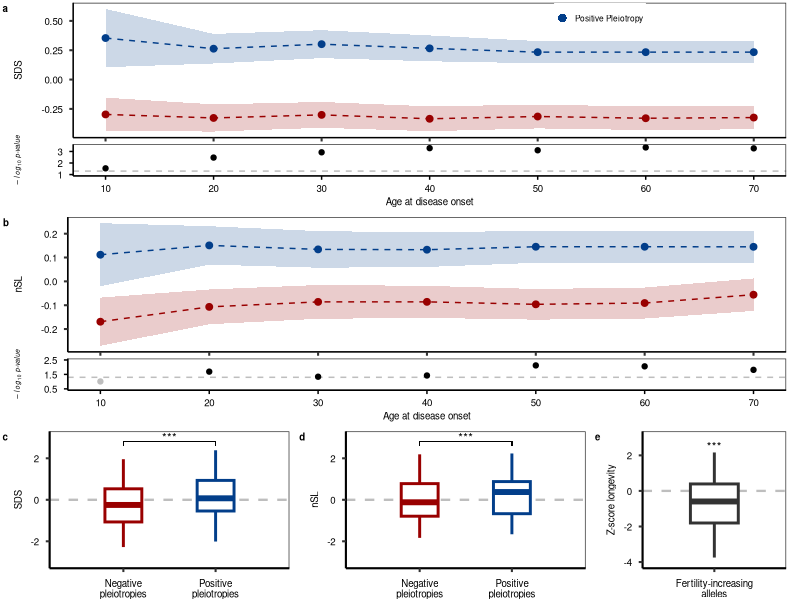
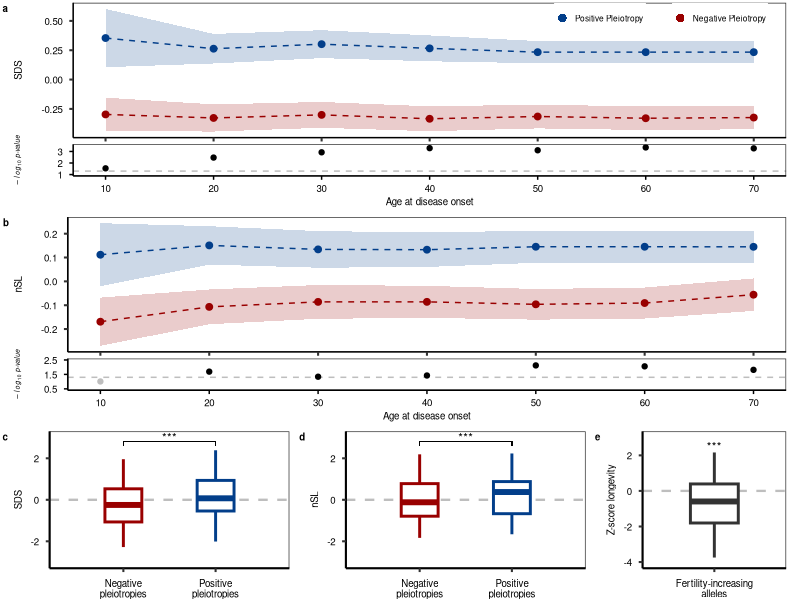
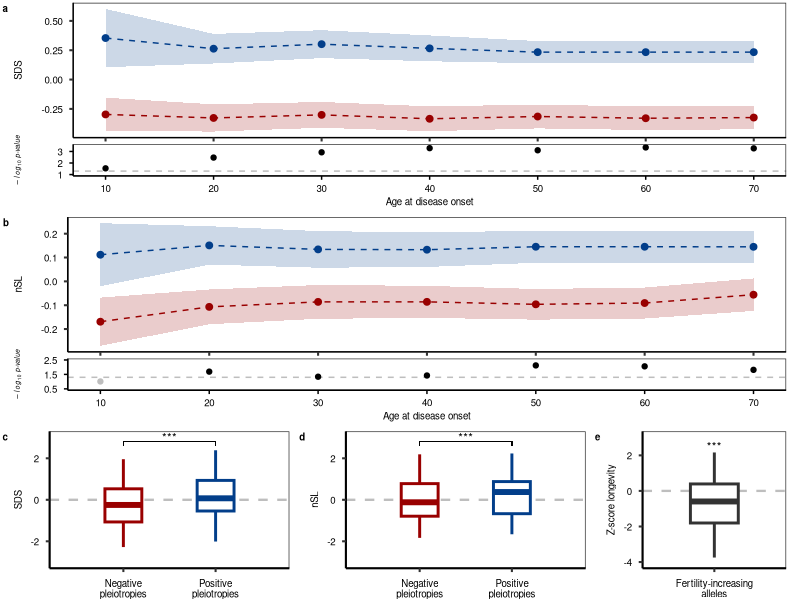
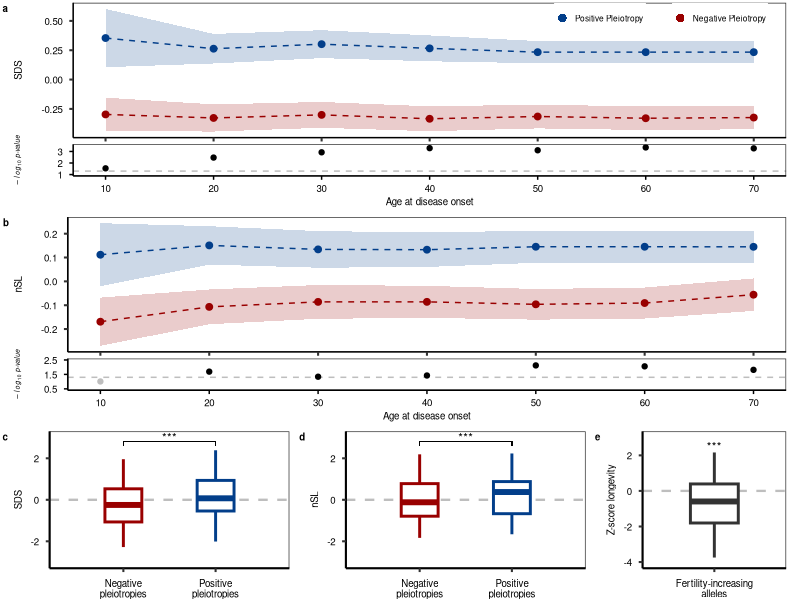

Source code (R) for these figures, in order:
## ---- chunk 1
knitr::opts_chunk$set(echo = TRUE)
## ---- chunk 2
library(ggplot2)
library(dplyr)
library(cowplot)
## ---- chunk 3
sds_fertility_earliest <- read.csv("supplementary_fertility_SDS_earliest_FertilityIncreasing.tsv", sep = "\t")
sds_longevity_earliest <- read.csv("supplementary_longevity_SDS_earliest_LongevityIncreasing.tsv", sep = "\t")
## ---- chunk 4
ihs_fertility_earliest <- read.csv("fertility_earliest_iHS_GBR.tsv", sep = "\t")
nsl_fertility_earliest <- read.csv("fertility_earliest_nSL_GBR.tsv", sep = "\t")
ihs_longevity_earliest <- read.csv("longevity_earliest_iHS_GBR.tsv", sep = "\t")
nsl_longevity_earliest <- read.csv("longevity_earliest_nSL_GBR.tsv", sep = "\t")
## ---- chunk 5
ado <- read.csv("onset_age_62diseases_v17.01.2025_FinRegistryR11.tsv", sep = "\t")
names(ado) <- c("DiseaseTrait", "ADO_5", "ADO_50", "ADO_95")
## ---- chunk 6
# Fertility-increasing
t.test(sds_fertility_earliest$FertilityIncreasing_SDS, mu = 0, alternative = "greater", conf.level = 0.95)

# Positive and Negative separately
test_positive <- sds_fertility_earliest[sds_fertility_earliest$PleiotropySign == "positive", ]
test_negative <- sds_fertility_earliest[sds_fertility_earliest$PleiotropySign == "negative", ]

t.test(test_positive$FertilityIncreasing_SDS, mu = 0, alternative = "greater", conf.level = 0.95)
t.test(test_negative$FertilityIncreasing_SDS, mu = 0, alternative = "greater", conf.level = 0.95)
## ---- chunk 7
sds_fertility <- merge(sds_fertility_earliest, ado, by = "DiseaseTrait")
## ---- chunk 8
age <- c(10, 20, 30, 40, 50, 60, 70)

# List
mean_array <- c()
se_array <- c()
pleiotropy_array <- c()
age_array1 <- c()
pvalues_array <- c()
age_array2 <- c()

for (i in age) {
  # subset
  df <- sds_fertility[sds_fertility$ADO_5 <= i, ]
  # positive vs negative
  pos <- df[df$PleiotropySign == "positive", ]
  neg <- df[df$PleiotropySign == "negative", ]
  # mean and se
  pos_mean <- mean(pos$RiskAllele_SDS, na.rm = TRUE)
  mean_array <- c(mean_array, pos_mean)
  pos_se <- sd(pos$RiskAllele_SDS, na.rm = TRUE) / sqrt(sum(!is.na(pos$RiskAllele_SDS)))
  se_array <- c(se_array, pos_se)
  neg_mean <- mean(neg$RiskAllele_SDS, na.rm = TRUE)
  mean_array <- c(mean_array, neg_mean)
  neg_se <- sd(neg$RiskAllele_SDS, na.rm = TRUE) / sqrt(sum(!is.na(neg$RiskAllele_SDS)))
  se_array <- c(se_array, neg_se)
  pleiotropy_array <- c(pleiotropy_array, "positive", "negative")
  age_array1 <- c(age_array1, i, i)
  # MW Test
  if (nrow(pos) == 0 | nrow(neg) == 0) {
    pvalues_array <- c(pvalues_array, NA)
    age_array2 <- c(age_array2, i)
  } else {
    test_result <- wilcox.test(pos$RiskAllele_SDS, neg$RiskAllele_SDS)
    pvalues_array <- c(pvalues_array, test_result$p.value)
    age_array2 <- c(age_array2, i)
  }
}

# output in data-frames
main_df <- data.frame(OnsetAge = age_array1, Mean = mean_array, SE = se_array, PleiotropySign = pleiotropy_array)
pvalue_df <- data.frame(OnsetAge = age_array2, MWPvalue = pvalues_array)
pvalue_df$log10Pvalue <- -log10(pvalue_df$MWPvalue)
pvalue_df$Significance <- ifelse(pvalue_df$MWPvalue < 0.05, "Significant", "Not Significant")
## ---- chunk 9
# Sub-plot 1: mean and SE
a1 <- ggplot(main_df,
             aes(x = OnsetAge,
                 y = Mean,
                 color = PleiotropySign,
                 fill  = PleiotropySign,
                 group = PleiotropySign)) +
  geom_ribbon(aes(ymin = Mean - SE,
                  ymax = Mean + SE),
              alpha = 0.2,
              color = NA) +
  scale_x_continuous(breaks = seq(10, 70, by = 10), limits = c(10, 70)) +
  geom_line(linetype = "dashed",
            linewidth = 0.5) +
  geom_point(size = 2) +
  scale_color_manual(values = c("positive" = "#023E8A",
                                "negative" = "#990000")) +
  scale_fill_manual(values  = c("positive" = "#023E8A",
                                "negative" = "#990000")) +
  labs(x = "Age at disease onset",
       y = "SDS") +
  theme_bw() +
  theme(
    legend.position   = "none",
    panel.grid        = element_blank(),
    axis.title.x      = element_blank(),
    axis.text.x       = element_blank(),
    axis.text.y       = element_text(size = 7, family = "Helvetica", color = "black", margin = margin(r = 5)),
    axis.ticks        = element_line(linewidth = 0.7),
    axis.title.y      = element_text(size = 7, family = "Helvetica", color = "black", margin = margin(r = 10)),
    axis.line         = element_line(color = "black"),
    plot.margin = margin(t = 2, r = 10, b = 1, l = 10)
  )


# Sub-plot 2: MW p-value
a2 <- ggplot(pvalue_df, aes(x = OnsetAge, y = log10Pvalue, colour = Significance)) +
  geom_hline(yintercept = 1.3, linetype = "dashed", color = "gray", linewidth = 0.5) +
  geom_point(stat = "identity", size = 1.5) +
  labs(x = "Age at disease onset", y = expression(italic(-log)[10] ~ italic("p-value"))) +
  scale_color_manual(values = c("Significant" = "black", "Not Significant" = "gray")) +
  scale_y_continuous(breaks = seq(1, 3.5, by = 1), limits = c(1, 3.5)) +
  scale_x_continuous(breaks = seq(10, 70, by = 10), limits = c(10, 70)) +
  theme_bw() +
  theme(legend.position = "none",
        panel.grid = element_blank(),
        axis.title.x = element_text(size = 7, family = "Helvetica", color = "black", margin = margin(t = 3)),
        axis.text.x = element_text(size = 7, family = "Helvetica", color = "black", margin = margin(t = 3)),
        axis.text.y = element_text(size = 7, family = "Helvetica", color = "black", margin = margin(r = 5)),
        axis.ticks = element_line(color = "black"),
        axis.title.y = element_text(size = 5, family = "Helvetica", color = "black", margin = margin(r = 5)),
        axis.line = element_line(color = "black"),
        plot.margin = margin(t = 1, r = 10, b = 5, l = 10))

# Aggregate the plots
cumulative_sds <- plot_grid(a1, a2, ncol = 1, align = "v", rel_heights = c(1, 0.5))
## ---- chunk 10
names(nsl_fertility_earliest)[2] <- "DiseaseTrait"
nsl_gbr2 <- merge(nsl_fertility_earliest, ado, by = "DiseaseTrait")
## ---- chunk 11
age <- c(10, 20, 30, 40, 50, 60, 70)

# List
mean_array <- c()
se_array <- c()
pleiotropy_array <- c()
age_array1 <- c()
pvalues_array <- c()
age_array2 <- c()

for (i in age) {
  # subset
  df <- nsl_gbr2[nsl_gbr2$ADO_5 <= i, ]
  # positive vs negative
  pos <- df[df$pleiotropy_sign == "positive", ]
  neg <- df[df$pleiotropy_sign == "negative", ]
  # mean and se
  pos_mean <- mean(pos$RiskAllele_nSL, na.rm = TRUE)
  mean_array <- c(mean_array, pos_mean)
  pos_se <- sd(pos$RiskAllele_nSL, na.rm = TRUE) / sqrt(sum(!is.na(pos$RiskAllele_nSL)))
  se_array <- c(se_array, pos_se)
  neg_mean <- mean(neg$RiskAllele_nSL, na.rm = TRUE)
  mean_array <- c(mean_array, neg_mean)
  neg_se <- sd(neg$RiskAllele_nSL, na.rm = TRUE) / sqrt(sum(!is.na(neg$RiskAllele_nSL)))
  se_array <- c(se_array, neg_se)
  pleiotropy_array <- c(pleiotropy_array, "positive", "negative")
  age_array1 <- c(age_array1, i, i)
  # MW Test
  if (nrow(pos) == 0 | nrow(neg) == 0) {
    pvalues_array <- c(pvalues_array, NA)
    age_array2 <- c(age_array2, i)
  } else {
    test_result <- wilcox.test(pos$RiskAllele_nSL, neg$RiskAllele_nSL)
    pvalues_array <- c(pvalues_array, test_result$p.value)
    age_array2 <- c(age_array2, i)
  }
}

# Output in data-frames
main_df <- data.frame(OnsetAge = age_array1, Mean = mean_array, SE = se_array, pleiotropy_sign = pleiotropy_array)
pvalue_df <- data.frame(OnsetAge = age_array2, MWPvalue = pvalues_array)
pvalue_df$log10Pvalue <- -log10(pvalue_df$MWPvalue)
pvalue_df$Significance <- ifelse(pvalue_df$MWPvalue < 0.05, "Significant", "Not Significant")
## ---- chunk 12
# Sub-plot 1: mean and SE
a1 <- ggplot(main_df,
             aes(x = OnsetAge,
                 y = Mean,
                 color = pleiotropy_sign,
                 fill  = pleiotropy_sign,
                 group = pleiotropy_sign)) +
  geom_ribbon(aes(ymin = Mean - SE,
                  ymax = Mean + SE),
              alpha = 0.2,
              color = NA) +
  scale_x_continuous(breaks = seq(10, 70, by = 10), limits = c(10, 70)) +
  geom_line(linetype = "dashed",
            linewidth = 0.5) +
  geom_point(size = 2) +
  scale_color_manual(values = c("positive" = "#023E8A",
                                "negative" = "#990000")) +
  scale_fill_manual(values  = c("positive" = "#023E8A",
                                "negative" = "#990000")) +
  labs(x = "Age at disease onset",
       y = "nSL") +
  theme_bw() +
  theme(
    legend.position   = "none",
    panel.grid        = element_blank(),
    axis.title.x      = element_blank(),
    axis.text.x       = element_blank(),
    axis.text.y       = element_text(size = 7, family = "Helvetica", color = "black", margin = margin(r = 5)),
    axis.ticks        = element_line(linewidth = 0.7),
    axis.title.y      = element_text(size = 7, family = "Helvetica", color = "black", margin = margin(r = 10)),
    axis.line         = element_line(color = "black"),
    plot.margin = margin(t = 2, r = 10, b = 1, l = 10)
  )


# Sub-plot 2: MW p-value
a2 <- ggplot(pvalue_df, aes(x = OnsetAge, y = log10Pvalue, colour = Significance)) +
  geom_hline(yintercept = 1.3, linetype = "dashed", color = "gray", linewidth = 0.5) +
  geom_point(stat = "identity", size = 1.5) +
  labs(x = "Age at disease onset", y = expression(italic(-log)[10] ~ italic("p-value"))) +
  scale_color_manual(values = c("Significant" = "black", "Not Significant" = "gray")) +
  scale_y_continuous(breaks = seq(0.5, 2.5, by = 1), limits = c(0.5, 2.5)) +
  scale_x_continuous(breaks = seq(10, 70, by = 10), limits = c(10, 70)) +
  theme_bw() +
  theme(legend.position = "none",
        panel.grid = element_blank(),
        axis.title.x = element_text(size = 7, family = "Helvetica", color = "black", margin = margin(t = 3)),
        axis.text.x = element_text(size = 7, family = "Helvetica", color = "black", margin = margin(t = 3)),
        axis.text.y = element_text(size = 7, family = "Helvetica", color = "black", margin = margin(r = 5)),
        axis.ticks = element_line(color = "black"),
        axis.title.y = element_text(size = 5, family = "Helvetica", color = "black", margin = margin(r = 5)),
        axis.line = element_line(color = "black"),
        plot.margin = margin(t = 1, r = 10, b = 5, l = 10))

# Aggregate the plots
cumulative_nsl_gbr <- plot_grid(a1, a2, ncol = 1, align = "v", rel_heights = c(1, 0.5))
## ---- chunk 13
cumulative_plots <- plot_grid(cumulative_sds, cumulative_nsl_gbr, ncol = 1, align = "hv", rel_heights = c(1, 1), label_size = 7, labels = c("a", "b"), label_fontfamily = "Helvetica")
## ---- chunk 14
# Extract values
sds_fertility_positive <- sds_fertility_earliest %>%
  filter(PleiotropySign == "positive") %>%
  pull(RiskAllele_SDS) %>%
  as.numeric()

median_P <- median(sds_fertility_positive)

sds_fertility_negative <- sds_fertility_earliest %>%
  filter(PleiotropySign == "negative") %>%
  pull(RiskAllele_SDS) %>% 
  as.numeric() 

median_N <- median(sds_fertility_negative)

# Test
t <- wilcox.test(sds_fertility_positive, sds_fertility_negative, alternative = "greater", paired = FALSE)
# M.W. P = 2.7e-04

# Data-frame
df_pos_neg <- data.frame(
  value = c(sds_fertility_negative, sds_fertility_positive),
  group = factor(rep(c("Negative\npleiotropies", "Positive\npleiotropies"),
                     times = c(length(sds_fertility_negative), length(sds_fertility_positive))))
)

# Plot
b <- ggplot(df_pos_neg, aes(x = group, y = value, fill = group, color = group)) +
  geom_hline(yintercept = 0, linetype = "dashed", color = "gray", linewidth = 0.8) +
  geom_boxplot(width = 0.4, fill = "white", outlier.shape = NA, coef = 1, size = 1) +
  annotate("text", x = 1.5, y = 3, label = "***", size = 3, color = "black", family = "Helvetica") +
  geom_segment(aes(x = 1, xend = 1, y = 2.6, yend = 2.8), color = "black", linewidth = 0.2) +
  geom_segment(aes(x = 2, xend = 2, y = 2.6, yend = 2.8), color = "black", linewidth = 0.2) +
  geom_segment(aes(x = 1, xend = 2, y = 2.8, yend = 2.8), color = "black", linewidth = 0.2) +
  scale_color_manual(values = c("Positive\npleiotropies" = "#023E8A",
                                "Negative\npleiotropies" = "#990000")) +
  scale_x_discrete(expand = c(0.8, 0)) +
  coord_cartesian(ylim = c(-3,3)) +
  theme_bw() +
  labs(y = "SDS") +
  theme(legend.position = "none",
        panel.grid = element_blank(),
        axis.title.x = element_blank(),
        axis.text.x = element_text(size = 7, family = "Helvetica", color = "black", margin = margin(t = 5)),
        axis.text.y = element_text(size = 7, family = "Helvetica", color = "black", margin = margin(r = 5)),
        axis.ticks = element_line(linewidth = 0.7),
        axis.title.y = element_text(size = 7, family = "Helvetica", color = "black"),
        axis.line = element_line(color = "black", linewidth = 0.7),
        plot.margin = margin(t = 2, r = 5, b = 1, l = 10))
## ---- chunk 15
# Extract values
nsl_fertility_positive <- nsl_fertility_earliest %>%
  filter(pleiotropy_sign == "positive") %>%
  pull(RiskAllele_nSL) %>%
  as.numeric()

median_P <- median(nsl_fertility_positive)

nsl_fertility_negative <- nsl_fertility_earliest %>%
  filter(pleiotropy_sign == "negative") %>%
  pull(RiskAllele_nSL) %>% 
  as.numeric() 

median_N <- median(nsl_fertility_negative)

# Test
t <- wilcox.test(nsl_fertility_positive, nsl_fertility_negative, alternative = "greater", paired = FALSE)
# M.W P = 7.6e-03

# Data-frame
df_pos_neg <- data.frame(
  value = c(nsl_fertility_negative, nsl_fertility_positive),
  group = factor(rep(c("Negative\npleiotropies", "Positive\npleiotropies"),
                     times = c(length(nsl_fertility_negative), length(nsl_fertility_positive))))
)

# Plot
c <- ggplot(df_pos_neg, aes(x = group, y = value, fill = group, color = group)) +
  geom_hline(yintercept = 0, linetype = "dashed", color = "gray", linewidth = 0.8) +
  geom_boxplot(width = 0.4, fill = "white", outlier.shape = NA, coef = 1, size = 1) +
  annotate("text", x = 1.5, y = 3, label = "***", size = 3, color = "black", family = "Helvetica") +
  geom_segment(aes(x = 1, xend = 1, y = 2.6, yend = 2.8), color = "black", linewidth = 0.2) +
  geom_segment(aes(x = 2, xend = 2, y = 2.6, yend = 2.8), color = "black", linewidth = 0.2) +
  geom_segment(aes(x = 1, xend = 2, y = 2.8, yend = 2.8), color = "black", linewidth = 0.2) +
  scale_color_manual(values = c("Positive\npleiotropies" = "#023E8A",
                                "Negative\npleiotropies" = "#990000")) +
  scale_x_discrete(expand = c(0.8, 0)) +
  coord_cartesian(ylim = c(-3,3)) +
  theme_bw() +
  labs(y = "nSL") +
  theme(legend.position = "none",
        panel.grid = element_blank(),
        axis.title.x = element_blank(),
        axis.text.x = element_text(size = 7, family = "Helvetica", color = "black", margin = margin(t = 5)),
        axis.text.y = element_text(size = 7, family = "Helvetica", color = "black", margin = margin(r = 5)),
        axis.ticks = element_line(linewidth = 0.7),
        axis.title.y = element_text(size = 7, family = "Helvetica", color = "black"),
        axis.line = element_line(color = "black", linewidth = 0.7),
        plot.margin = margin(t = 2, r = 5, b = 1, l = 10))
## ---- chunk 16
# Combine the plots
box_plots <- plot_grid(b, c, ncol = 2, align = "h", rel_heights = c(1, 1), label_size = 7, label_fontfamily = "Helvetica")
## ---- chunk 17
effect_sizes_for_fertility_pleios <- read.csv("merged_fertility_pleiotropy_results_to_check_plifespan_effectsizes.csv", sep = ",")

# Find the fertility-increasing alleles
effect_sizes_for_fertility_pleios$FertilityIncreasing_Allele <- ifelse(effect_sizes_for_fertility_pleios$zscore_fertility_gwas > 0, effect_sizes_for_fertility_pleios$A1, effect_sizes_for_fertility_pleios$A2)

# Find the longevity effect size for fertility-increasing alleles
effect_sizes_for_fertility_pleios$FertilityIncreasing_LongevityEffect <- ifelse(effect_sizes_for_fertility_pleios$FertilityIncreasing_Allele == effect_sizes_for_fertility_pleios$A1_PLIFESPAN, effect_sizes_for_fertility_pleios$Z_PLIFESPAN, -effect_sizes_for_fertility_pleios$Z_PLIFESPAN)

median_FL <- median(effect_sizes_for_fertility_pleios$FertilityIncreasing_LongevityEffect, na.rm = TRUE)

# Group them
effect_sizes_for_fertility_pleios$group <- "Fertility-increasing\nalleles"

d <- ggplot(effect_sizes_for_fertility_pleios, aes(x = group, y = FertilityIncreasing_LongevityEffect, fill = group)) +
  geom_hline(yintercept = 0, linetype = "dashed", color = "gray", linewidth = 0.8) +
  geom_boxplot(width = 0.4, fill = "white", outlier.shape = NA, coef = 1, size = 1) +
  annotate("text", x = 1, y = 2.5, label = "***", size = 3, color = "black", family = "Helvetica") +
  coord_cartesian(ylim = c(-4,3)) +
  theme_bw() +
  labs(y = "Z-score longevity") +
  theme(legend.position = "none",
        panel.grid = element_blank(),
        axis.title.x = element_blank(),
        axis.text.x = element_text(size = 7, family = "Helvetica", color = "black", margin = margin(t = 5)),
        axis.text.y = element_text(size = 7, family = "Helvetica", color = "black", margin = margin(r = 5)),
        axis.ticks = element_line(linewidth = 0.7),
        axis.title.y = element_text(size = 7, family = "Helvetica", color = "black", margin = margin(r = 3)),
        axis.line = element_line(color = "black", linewidth = 0.7),
        plot.margin = margin(t = 2, r = 10, b = 1, l = 10))
## ---- chunk 18
t.test(effect_sizes_for_fertility_pleios$FertilityIncreasing_LongevityEffect, mu = 0, alternative = "less", conf.level = 0.95)
# p-value = 3.043e-10
## ---- chunk 19
all_box <- plot_grid(b, c, d, ncol = 3, align = "h", rel_widths = c(1, 1, 0.7), labels = c("c", "d", "e"),
                     label_fontfamily = "Helvetica",
                     label_size = 7)
## ---- chunk 20
selection <- plot_grid(cumulative_plots, all_box, ncol = 1, align = "h", rel_heights = c(1, 0.4), labels = c("", ""),
                   label_fontfamily = "Helvetica",
                   label_size = 7)
## ---- chunk 21
legend_plot <- ggplot(
  data.frame(
    group = c("Positive Pleiotropy", "Negative Pleiotropy"),
    x = 1, y = 1
  ),
  aes(x = x, y = y, color = group)
) +
  geom_point(size = 2.5) +
  scale_color_manual(
    values = c(
      "Positive Pleiotropy" = "#023E8A"
    )
  ) +
  guides(color = guide_legend(
    title = NULL,
    override.aes = list(shape = 16, size = 2.5)
  )) +
  theme_void() +
  theme(
    legend.position = "right",
    legend.text = element_text(size = 6, family = "Helvetica", color = "black"),
    legend.key.height = unit(0.60, "cm"),
    legend.key.width  = unit(0.20, "cm"),
    legend.background = element_rect(fill = "white", color = "white", linewidth = 0.3),
    legend.box.background = element_rect(fill = "white", color = "white", linewidth = 0.3),
    legend.margin = margin(2, 2, 2, 2)
  )

legend_grob <- get_legend(legend_plot)

selection_legend <- ggdraw(selection) +
  draw_grob(
    legend_grob,
    x = 0.65, y = 0.845,
    width = 0.20, height = 0.25
  )

selection_legend
## ---- chunk 22
legend_plot <- ggplot(
  data.frame(
    group = c("Positive Pleiotropy", "Negative Pleiotropy"),
    x = 1, y = 1
  ),
  aes(x = x, y = y, color = group)
) +
  geom_point(size = 2.5) +
  scale_color_manual(
    values = c(
      "Negative Pleiotropy"   = "#990000"
    )
  ) +
  guides(color = guide_legend(
    title = NULL,
    override.aes = list(shape = 16, size = 2.5)
  )) +
  theme_void() +
  theme(
    legend.position = "right",
    legend.text = element_text(size = 6, family = "Helvetica", color = "black"),
    legend.key.height = unit(0.60, "cm"),
    legend.key.width  = unit(0.20, "cm"),
    legend.background = element_rect(fill = "white", color = "white", linewidth = 0.3),
    legend.box.background = element_rect(fill = "white", color = "white", linewidth = 0.3),
    legend.margin = margin(2, 2, 2, 2)
  )

legend_grob <- get_legend(legend_plot)

selection_legend2 <- ggdraw(selection_legend) +
  draw_grob(
    legend_grob,
    x = 0.8, y = 0.845,
    width = 0.20, height = 0.25
  )

selection_legend2
## ---- chunk 23
ggsave("Figure2_selection.png", plot = selection,
       width = 180, 
       height = 180, 
       units = "mm",
       dpi = 400)
## ---- chunk 24
ggsave(
  filename = "Figure2_selection.pdf",
  plot = selection_legend2,
  device = "pdf",
  width = 180,
  height = 180,
  units = "mm",
  useDingbats = FALSE
)
